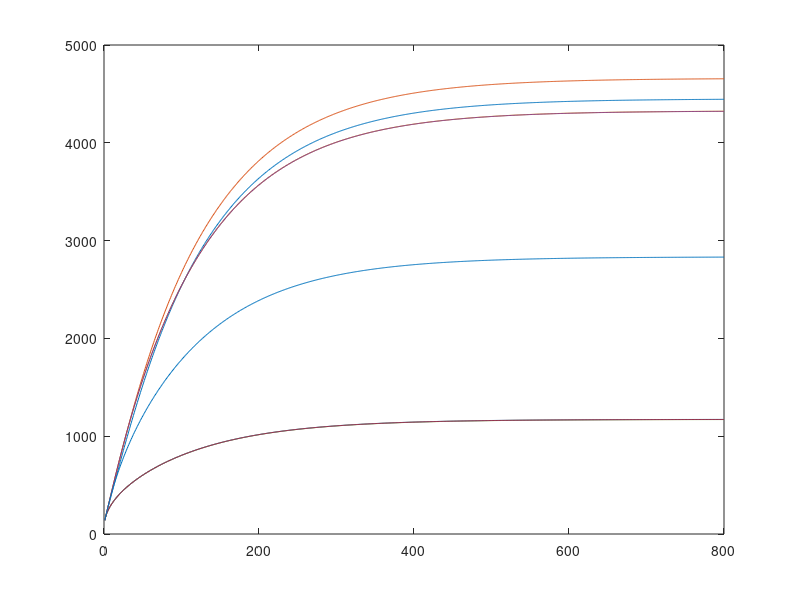
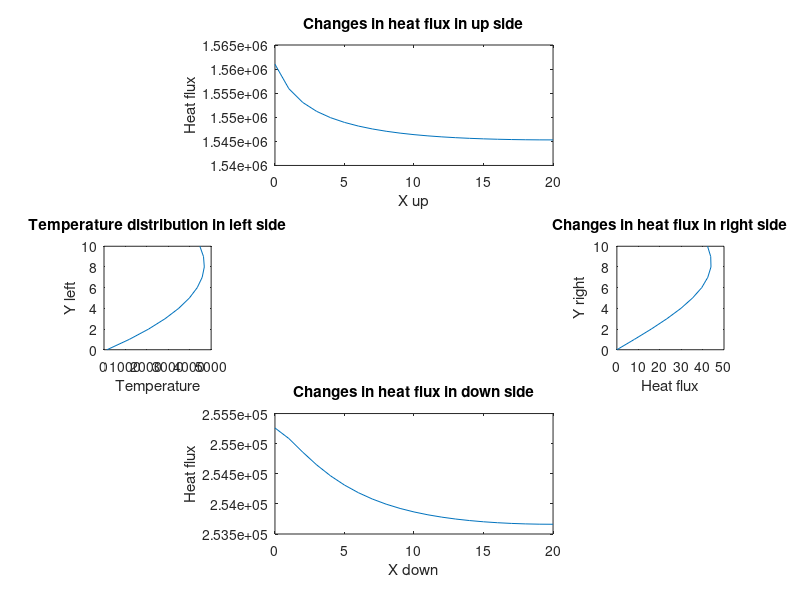

Source code (MATLAB) for these figures, in order: (Note: this script raises an error after producing the figures.)
profile on

% Mesh data
x=0.01;
M=11;
N=21;
P=800;

% Initial values of the problem
Ts=140;
h=80;
k=15;
a=3.2*10^(-6);
qdot=2*10^7;
qs=8000;
Tinf=25;
Fo=0.25;
t=Fo*(x^2)/a;
A=a*t/(x^2);
B=2*a*t/(k*x);
C=t*a/k;
D=2*h*a*t/(k*x);

T=zeros(M,N,2);
T(:,:,1)=Ts;
X(P)=0;
Y1(P)=0;
Y2(P)=0;
Y3(P)=0;
Y4(P)=0;
Y5(P)=0;
Y6(P)=0;
Y7(P)=0;
Y8(P)=0;


% Explicit method
for p=1:P
   for m=1:M
       for n=1:N
           if m>1 && m<M && n>1 && n<N
              T(m,n,p+1)=A*( T(m-1,n,p)+T(m,n+1,p)+T(m+1,n,p)+T(m,n-1,p)-4*T(m,n,p) ) + C*qdot + T(m,n,p);
           end
           if m>1 && m<M && n==1
              T(m,1,p+1)=A*( T(m-1,1,p)+2*T(m,2,p)+T(m+1,1,p)-4*T(m,1,p) ) + B*qs + C*qdot + T(m,1,p);
           end
           if m==1 && n>1 && n<N
              T(1,n,p+1)=D*(Tinf-T(1,n,p)) + A*( T(1,n+1,p)+2*T(2,n,p)+T(1,n-1,p)-4*T(1,n,p) ) + C*qdot + T(1,n,p);
           end
           if m==1 && n==1
              T(1,1,p+1)=D*(Tinf-T(1,1,p)) + 2*A*( T(1,2,p)+T(2,1,p)-2*T(1,1,p) ) + B*qs + C*qdot + T(1,1,p); 
           end
           if m>1 && m<M && n==N
              T(m,N,p+1)=A*( T(m-1,N,p)+2*T(m,N-1,p)+T(m+1,N,p)-4*T(m,N,p) ) + C*qdot + T(m,N,p);
           end
           if m==1 && n==N
              T(1,N,p+1)=D*(Tinf-T(1,N,p)) + 2*A*( T(1,N-1,p)+T(2,N,p)-2*T(1,N,p) ) + C*qdot + T(1,N,p);
           end
           if m==M
              T(M,n,p+1)=Ts;
           end
       end
   end
   X(p)=p;
   Y1(p)=T(ceil(1*M/11),ceil(21*N/21),p);
   Y2(p)=T(ceil(3*M/11),ceil(10*N/21),p);
   Y3(p)=T(ceil(5*M/11),ceil(15*N/21),p);
   Y4(p)=T(ceil(5*M/11),ceil(19*N/21),p);
   Y5(p)=T(ceil(10*M/11),ceil(20*N/21),p);
   Y6(p)=T(ceil(10*M/11),ceil(8*N/21),p);
   Y7(p)=T(ceil(10*M/11),ceil(10*N/21),p);
   Y8(p)=T(ceil(8*M/11),ceil(15*N/21),p);
end
plot(X,Y1,X,Y2,X,Y3,X,Y4,X,Y5,X,Y6,X,Y7,X,Y8);

% Mirroring matrix T
T_=T;
for p=1:P
   for m=1:(floor(M/2))
       for n=1:N
           temp = T_(m,n,p);
           T_(m,n,p) = T_(M+1-m,n,p);
           T_(M+1-m,n,p) = temp;
       end
   end
end

% Prepare the output for Tecplot
% 10 times before steady state
R(M*N,12)=0;
i=1;
for m=1:M
    for n=1:N
           R(i,1) = (n-1)*x*100;
           R(i,2) = (m-1)*x*100;
           R(i,3) = T_(m,n,0.1*P);
           R(i,4) = T_(m,n,0.2*P);
           R(i,5) = T_(m,n,0.3*P);
           R(i,6) = T_(m,n,0.4*P);
           R(i,7) = T_(m,n,0.5*P);
           R(i,8) = T_(m,n,0.6*P);
           R(i,9) = T_(m,n,0.7*P);
           R(i,10) = T_(m,n,0.8*P);
           R(i,11) = T_(m,n,0.9*P);
           R(i,12) = T_(m,n,P);
           i=i+1;
    end
end
dlmwrite('HT_PRO.txt',R,'delimiter','\t');
%disp(T);

% Temperature distribution in left side
LS(M)=0;
Tls(M)=0;
for m=1:M
    LS(m)=(m-1)*x*100;
    Tls(m)=T_(m,1,P);
end

% Changes in heat flux in up side
US(N)=0;
Qus(N)=0;
for n=1:N
    US(n)=(n-1)*x*100;
    Qus(n)=(-k/x)*( T_(1,n,P)-T_(2,n,P) );
end

% Changes in heat flux in down side
DS(N)=0;
Qds(N)=0;
for n=1:N
    DS(n)=(n-1)*x*100;
    Qds(n)=(-k/x)*( T_(M,n,P)-T_(M-1,n,P) );
end

% Changes in heat flux in right side
RS(M)=0;
Qrs(M)=0;
for m=1:M
    RS(m)=(m-1)*x*100;
    Qrs(m)=(-k/x)*( T_(m,N,P)-T_(m,N-1,P) );
end

figure

subplot(3,4,[2,3]);
plot(US,Qus);
title('Changes in heat flux in up side')
ylabel('Heat flux');
xlabel('X up');

subplot(3,4,5);
plot(Tls,LS);
title('Temperature distribution in left side')
xlabel('Temperature');
ylabel('Y left');

subplot(3,4,8);
plot(Qrs,RS);
title('Changes in heat flux in right side')
xlabel('Heat flux');
ylabel('Y right');

subplot(3,4,[10,11]);
plot(DS,Qds);
title('Changes in heat flux in down side')
ylabel('Heat flux');
xlabel('X down');

profile viewer
p = profile('info')